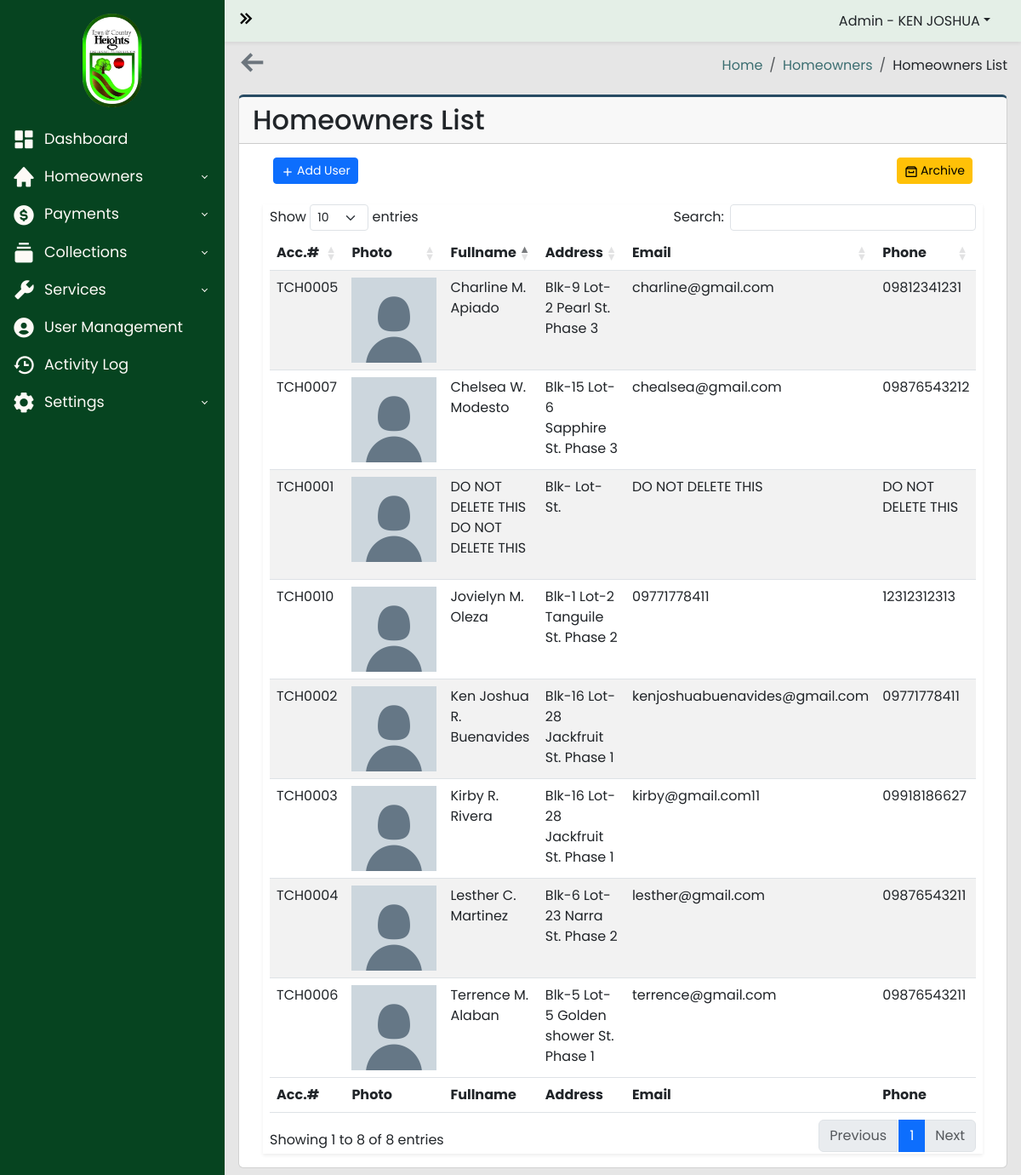
Page /admin-panel/homeowners.php (signed in) on the committed database.
### tables this page shows
CREATE TABLE `homeowners_users` (
  `id` int(100) NOT NULL,
  `account_number` varchar(100) NOT NULL,
  `username` varchar(100) NOT NULL,
  `password` varchar(100) NOT NULL,
  `firstname` varchar(100) NOT NULL,
  `lastname` varchar(100) NOT NULL,
  `middle_initial` varchar(100) NOT NULL,
  `email` varchar(100) NOT NULL,
  `phone_number` varchar(100) NOT NULL,
  `blk` varchar(100) NOT NULL,
  `lot` varchar(100) NOT NULL,
  `street` varchar(100) NOT NULL,
  `phase` varchar(100) NOT NULL,
  `status` varchar(100) NOT NULL,
  `position` varchar(255) NOT NULL,
  `date_created` datetime NOT NULL,
  `archive` varchar(255) NOT NULL DEFAULT 'ACTIVE',
  `token` varchar(255) NOT NULL
);

### admin-panel/homeowners.php (the view, shortened to what this page needs)
<?php
require_once("../includes/header.php");
?>
<?php
$server = new Server;
$server->adminAuthentication();
?>
<body>
	<div class="wrapper">
		<?php
		require_once("../includes/sidebar.php");
		?>
		<div class="main">
			<?php
			require_once("../includes/navbar.php");
			?>
			<main class="content px-3 py-2">
				<section class="content-header d-flex justify-content-between align-items-center mb-3">
					<a href="../admin-panel/dashboard.php"><i class='bx bx-arrow-back text-secondary bx-tada-hover fs-2 fw-bold'></i></a>
					<ol class="breadcrumb mb-0">
						<li class="breadcrumb-item"><a href="../admin-panel/dashboard.php">Home</a></li>
						<li class="breadcrumb-item"><a href="#">Homeowners</a></li>
						<li class="breadcrumb-item">Homeowners List</li>
					</ol>
				</section>
				<div class="card card-border">
					<div class="card-header">
						<h2>Homeowners List</h2>
					</div>
					<div class="card-body">
						<div class="container-fluid">
							<section class="main-content">
								<div class="row">
									<div class="col-xs-12">
										<div class="box">
											<div class="header-box container-fluid  align-items-center">
												<div class="row">
													<div class="col">
														<a href="#addHomeowners" data-bs-toggle="modal" class="btn btn-primary btn-sm btn-flat"><i class='bx bx-plus bx-xs bx-tada-hover'></i>Add User</a>
													</div>
													<div class="col d-flex justify-content-end">
														<a href="../admin-panel/homeowners_archive_list.php" class="btn btn-warning btn-sm btn-flat"><i class='bx bx-archive bx-xs bx-tada-hover'></i>Archive</a>
													</div>
												</div>
											</div>
											<div class="body-box shadow-sm">
												<div class="table-responsive mx-2">
													<table id="homeownersTable" class="table table-striped" style="width:100%">
														<thead>
															<tr>
																<th width="5%">Acc.#</th>
																<th width="10%">Photo</th>
																<th width="20%">Fullname</th>
																<th width="30%">Address</th>
																<th width="10%">Email</th>
																<th width="10%">Phone</th>
															</tr>
														</thead>
														<tbody>
															<?php
															$ACTIVE = "ACTIVE";
															$query = "SELECT * FROM homeowners_users WHERE archive = :ACTIVE";
															$data = ["ACTIVE" => $ACTIVE];
															$connection = $server->openConn();
															$stmt = $connection->prepare($query);
															$stmt->execute($data);
															while ($result = $stmt->fetch()) {
																$account_number = $result['account_number'];
																$firstname = $result['firstname'];
																$lastname = $result['lastname'];
																$middle_initial = $result['middle_initial'];
																$blk = $result['blk'];
																$lot = $result['lot'];
																$street = $result['street'];
																$phase = $result['phase'];
																$email = $result['email'];
																$phone_number = $result['phone_number'];
															?>
																<tr>
																	<td><?php echo $account_number; ?></td>
																	<td>
																		<div class="profile-container"><img class="profile-image" src="../uploads/default-profile.png"></div>
																	</td>
																	<td>
																		<?php
																		echo $firstname . " " . $middle_initial . " " . $lastname . "</p>";
																		?>
																	</td>
																	<td><?php echo "Blk-" . $blk . " Lot-" . $lot . " " . $street . " St. " . $phase; ?></td>
																	<td><?php echo $email; ?></td>
																	<td><?php echo $phone_number; ?></td>
																</tr>
															<?php
															}
															?>
														</tbody>
														<tfoot>
															<tr>
																<th width="5%">Acc.#</th>
																<th width="10%">Photo</th>
																<th width="20%">Fullname</th>
																<th width="30%">Address</th>
																<th width="10%">Email</th>
																<th width="10%">Phone</th>
															</tr>
														</tfoot>
													</table>
												</div>
											</div>
										</div>
									</div>
								</div>
							</section>
						</div>
					</div>
				</div>
			</main>
		</div>
	</div>
	<?php
	include("../includes/footer.php");
	?>

### styles/yearpicker.css (style rules this page uses)
:root { --background-color: #fff; --border-color: #ccc; --text-color: #555; --selected-text-color: rgb(56, 241, 164); --hover-background-color: #eee; }

### styles/general.css (style rules this page uses)
* { padding: 0; margin: 0; box-sizing: border-box; font-family: Poppins, sans-serif; }

### styles/admin-dashboard.css (style rules this page uses)
* { padding: 0; margin: 0; box-sizing: border-box; font-family: Poppins, sans-serif; }
body { background-image: url("../img/town_and_country_heights.jpg"); background-size: cover; background-repeat: no-repeat; background-attachment: fixed; }
.content { margin-top: 50px; }
.wrapper { display: flex; align-items: stretch; width: 100%; overflow: hidden; min-height: 100vh; }
.main { background-color: #e6e6e6; margin-left: 264px; transition: 0.6s ease; }
.main { display: flex; flex-direction: column; width: 100%; overflow: hidden; }
h2 { margin: 0; }
.breadcrumb-item a { text-decoration: none; color: #3C6E71; }
.header-box { height: 55px; background-color: white; }
.bx-plus, .bx-refresh, .bx-archive, .bx-printer, .bx-filter-alt, .bxs-download { vertical-align: middle; margin-right: 3px; }
.body-box { background-color: white; }
.profile-image { height: 100px; width: 100px; object-fit: cover; }
.card-border { border-top: 3px solid #284B63 ; }

### styles/login.css (style rules this page uses)
* { font-family: 'Poppins', sans-serif; }

### styles/signup.css (style rules this page uses)
* { font-family: 'Poppins', sans-serif; }

### rows in the picture
homeowners_users: account_number "TCH0001", firstname "DO NOT DELETE THIS", lastname "DO NOT DELETE THIS", email "DO NOT DELETE THIS", phone_number "DO NOT DELETE THIS"
homeowners_users: account_number "TCH0002", firstname "Ken Joshua", middle_initial "R.", lastname "Buenavides", blk "16", lot "28", street "Jackfruit", phase "Phase 1", email "kenjoshuabuenavides@gmail.com", phone_number "09771778411"
homeowners_users: account_number "TCH0003", firstname "Kirby", middle_initial "R.", lastname "Rivera", blk "16", lot "28", street "Jackfruit", phase "Phase 1", email "kirby@gmail.com11", phone_number "09918186627"
homeowners_users: account_number "TCH0004", firstname "Lesther", middle_initial "C.", lastname "Martinez", blk "6", lot "23", street "Narra", phase "Phase 2", email "lesther@gmail.com", phone_number "09876543211"
homeowners_users: account_number "TCH0005", firstname "Charline", middle_initial "M.", lastname "Apiado", blk "9", lot "2", street "Pearl", phase "Phase 3", email "charline@gmail.com", phone_number "09812341231"
homeowners_users: account_number "TCH0006", firstname "Terrence", middle_initial "M.", lastname "Alaban", blk "5", lot "5", street "Golden shower", phase "Phase 1", email "terrence@gmail.com", phone_number "09876543211"
homeowners_users: account_number "TCH0007", firstname "Chelsea", middle_initial "W.", lastname "Modesto", blk "15", lot "6", street "Sapphire", phase "Phase 3", email "chealsea@gmail.com", phone_number "09876543212"
homeowners_users: account_number "TCH0010", firstname "Jovielyn", middle_initial "M.", lastname "Oleza", blk "1", lot "2", street "Tanguile", phase "Phase 2", email "09771778411", phone_number "12312312313"

### other values in the picture
$_SESSION['firstname'] "KEN JOSHUA"
